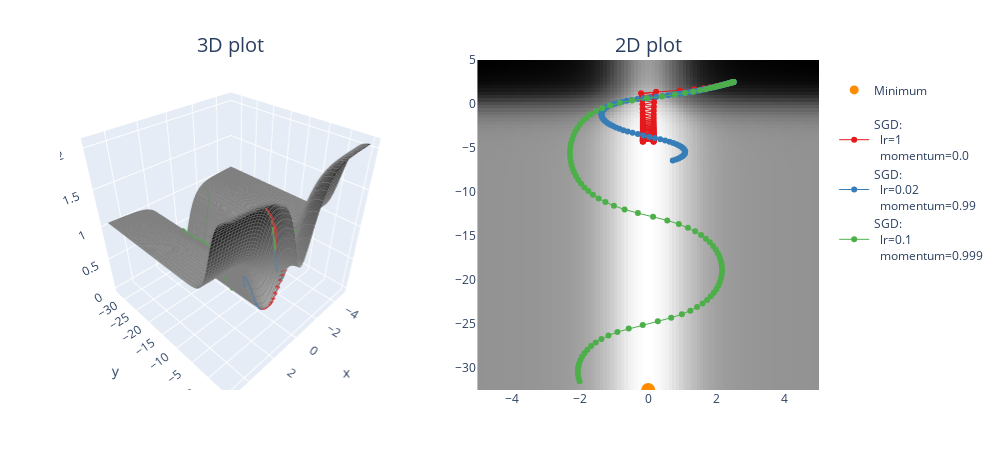

Notebook code for this chart:
### Markdown cell above
### Exercise - implement `opt_fn_with_sgd`

> ```yaml
> Difficulty: 🔴🔴🔴⚪⚪
> Importance: 🔵🔵🔵🔵⚪
> 
> You should spend up to 15-20 minutes on this exercise.
> ```

Implement the `opt_fn_with_sgd` function using `torch.optim.SGD`. This function optimizes parameters `(x, y)` (which represent coordinates at which we evaluate a function) using gradient descent on that function value. In other words, this should look just like your optimization loops in previous days' material, except rather than passing in `model.parameters()` to your optimizer, you pass in `(xy,)` (because it needs to be an iterable of parameters, not just a single parameter).

Remember, your update steps `optimizer.step()` will automatically change the values of `xy` inplace - this means that you shouldn't store past values like `xy_list.append(xy)` because then past elements of that list will be modified when `xy` is updated. Instead, you should use something like `xy_list.append(xy.detach().clone())` to make sure you're returning a copy of the tensor, which won't continue to be modified.

We've also provided you with a function `plot_fn_with_points`, which plots a function as well as a list of points produced by functions like the one above. The code below starts from `(2.5, 2.5)` and adds the resulting trajectory of `(x, y)` coordinates to the contour plot. Does it find the minimum? Play with the learning rate and momentum a bit and see how close you can get within 100 iterations.

### Code cell
def opt_fn_with_sgd(
    fn: Callable, xy: Float[Tensor, "2"], lr=0.001, momentum=0.98, n_iters: int = 100
) -> Float[Tensor, "n_iters 2"]:
    """
    Optimize the a given function starting from the specified point.

    xy: shape (2,). The (x, y) starting point.
    n_iters: number of steps.
    lr, momentum: parameters passed to the torch.optim.SGD optimizer.

    Return: (n_iters+1, 2). The (x, y) values, from initial values to values after step `n_iters`.
    """
    # Make sure tensor has requires_grad=True, otherwise it can't be optimized (more on this tomorrow!)
    assert xy.requires_grad

    optimizer = optim.SGD((xy,), lr, momentum)

    xys = t.zeros((n_iters + 1, 2))
    xys[0] = xy.detach().clone()
    for i in range(1, n_iters + 1):
        fn(xy[0], xy[1]).backward()
        optimizer.step()
        optimizer.zero_grad()
        xys[i] = xy.detach().clone()

    return xys


points = []

optimizer_list = [
    (optim.SGD, {"lr": 1, "momentum": 0.0}),
    (optim.SGD, {"lr": 0.02, "momentum": 0.99}),
    (optim.SGD, {"lr": 0.1, "momentum": 0.999}),
]

for optimizer_class, params in optimizer_list:
    xy = t.tensor([2.5, 2.5], requires_grad=True)
    xys = opt_fn_with_sgd(
        pathological_curve_loss, xy=xy, lr=params["lr"], momentum=params["momentum"]
    )
    points.append((xys, optimizer_class, params))
    print(f"{params=}, last point={xys[-1]}")

plot_fn_with_points(pathological_curve_loss, points=points, min_points=[(0, "y_min")])
